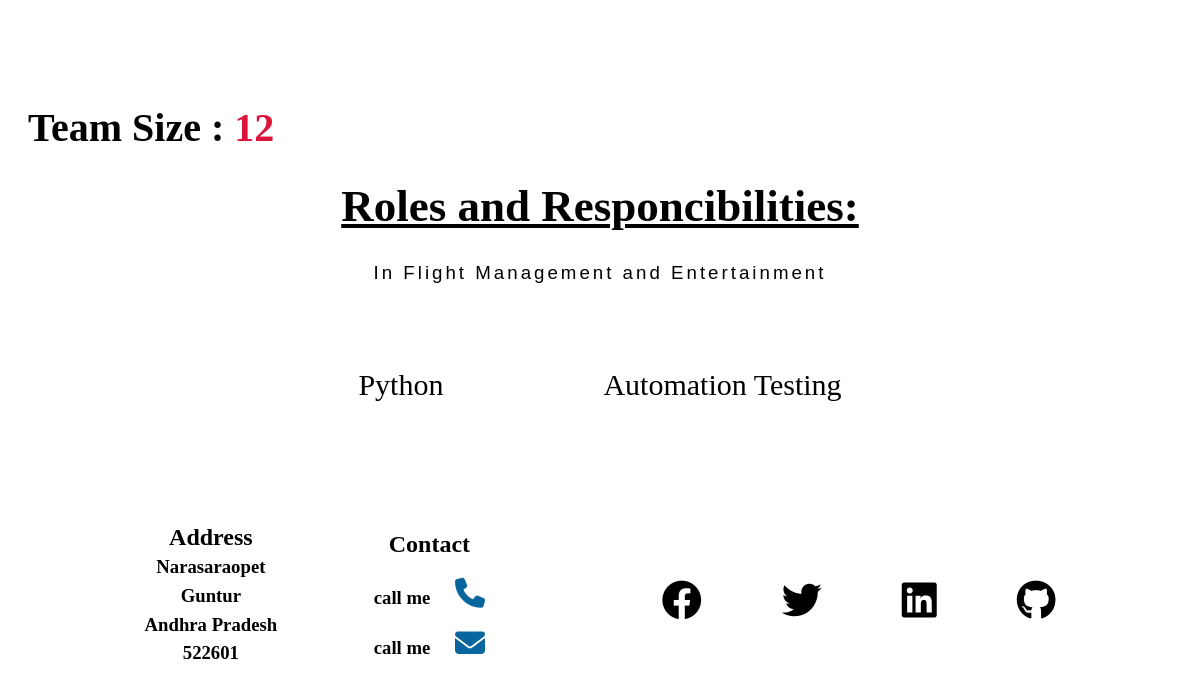
Before: //1 (lower part) with the older database file.
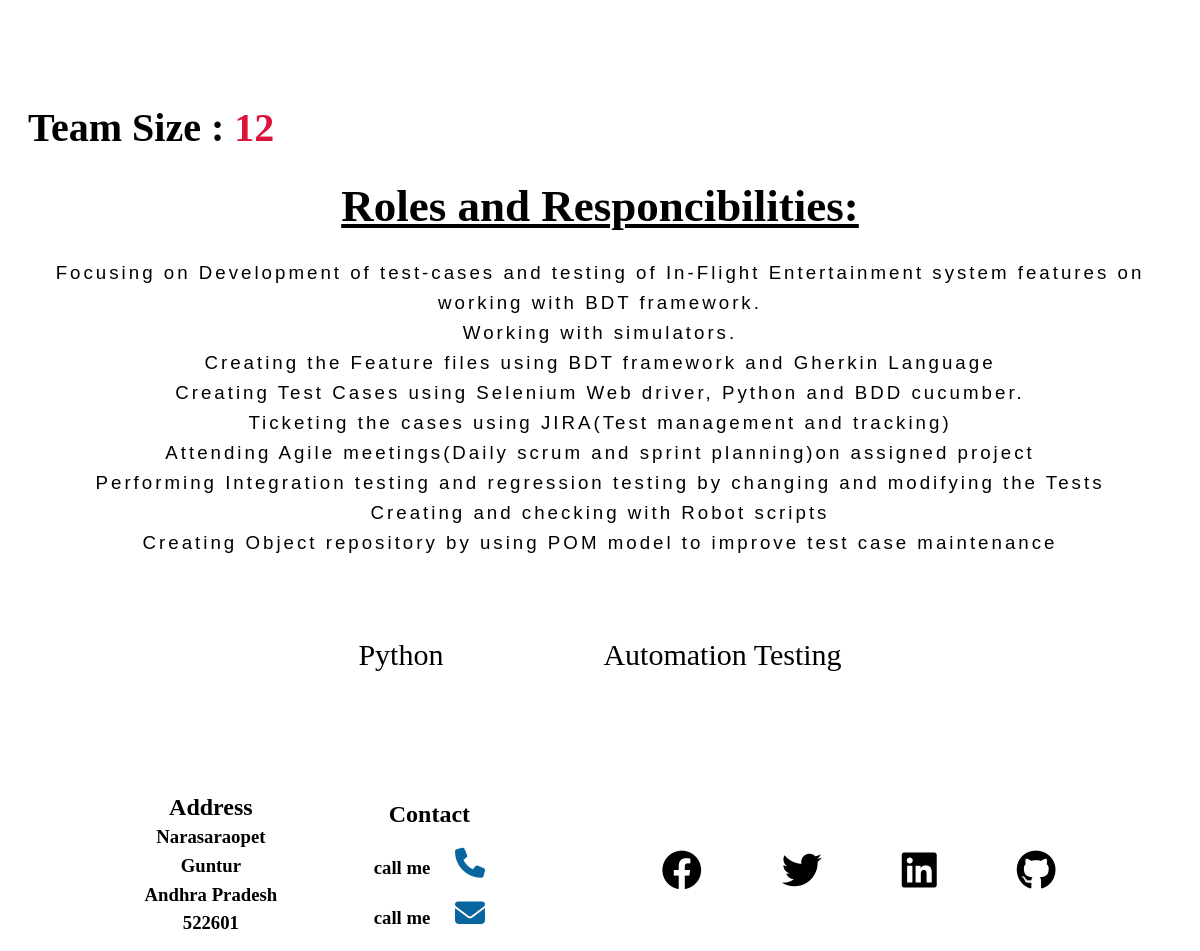
After: the same page with the newer database file.
### mypage/models.py (models this page shows, shortened)
class Projects(models.Model):
    project_name = models.CharField(max_length=100)
    project_img = models.ImageField(upload_to='media',null=True)
    Project_quote = models.CharField(max_length=500)
    project_teamsize = models.IntegerField()
    project_roles = models.TextField(max_length=10000)
    project_skills = models.ManyToManyField(Skills)
    class Meta:
        verbose_name_plural = 'Projects'

### mypage/views.py (the view)
# urls.py: path('/<int:pk>',views.singleproject,name='singleproject'),
def singleproject(request,pk):
    project = Projects.objects.get(pk=pk)
    skills = project.project_skills.all()
    context = {'project':project,'skills':skills}
    return render(request,'singleproject.html',context)

### mypage/models.py (called while the page is built)
    def __str__(self):
        return self.skill_name

### mypage/templates/singleproject.html (shortened to what this page needs)
{% extends 'base.html' %}
{% load static %}
{% block content %}
<section class="singleproject">
    <div class="singleproject-head">
    </div>
    <h3 class="team">Team Size : <span>{{project.project_teamsize}}</span></h3>
    <div class="roles">
        <h2>Roles and Responcibilities:</h2>
        <h3>{{project.project_roles}}</h3>
    </div>
    <div class="single-project-skills">
        <ul>
            {% for skill in skills %}
            <li><a href="{% url 'singleskill' skill.id %}">{{skill}}</a></li>
            {% endfor %}
        </ul>
    </div>
</section>
<br>
<br>
{% endblock %}

Changed rows visible on the page:
changed Projects: project_roles "In Flight Management and Entertainment" → "Focusing on Development of test-cases and testing of In-Flight Entertainment system features on working with BDT framework. Working with simulators. Creating the Feature files using BDT framework and Gherkin Language Creating Test Cases using Selenium Web driver, Python and BDD cucumber. Ticketing the cases using JIRA(Test management and tracking) Attending Agile meetings(Daily scrum and sprint planning)on assigned project Performing Integration testing and regression testing by changing and modifying the Tests Creating and checking with Robot scripts Creating Object repository by using POM model to improve test case maintenance"
